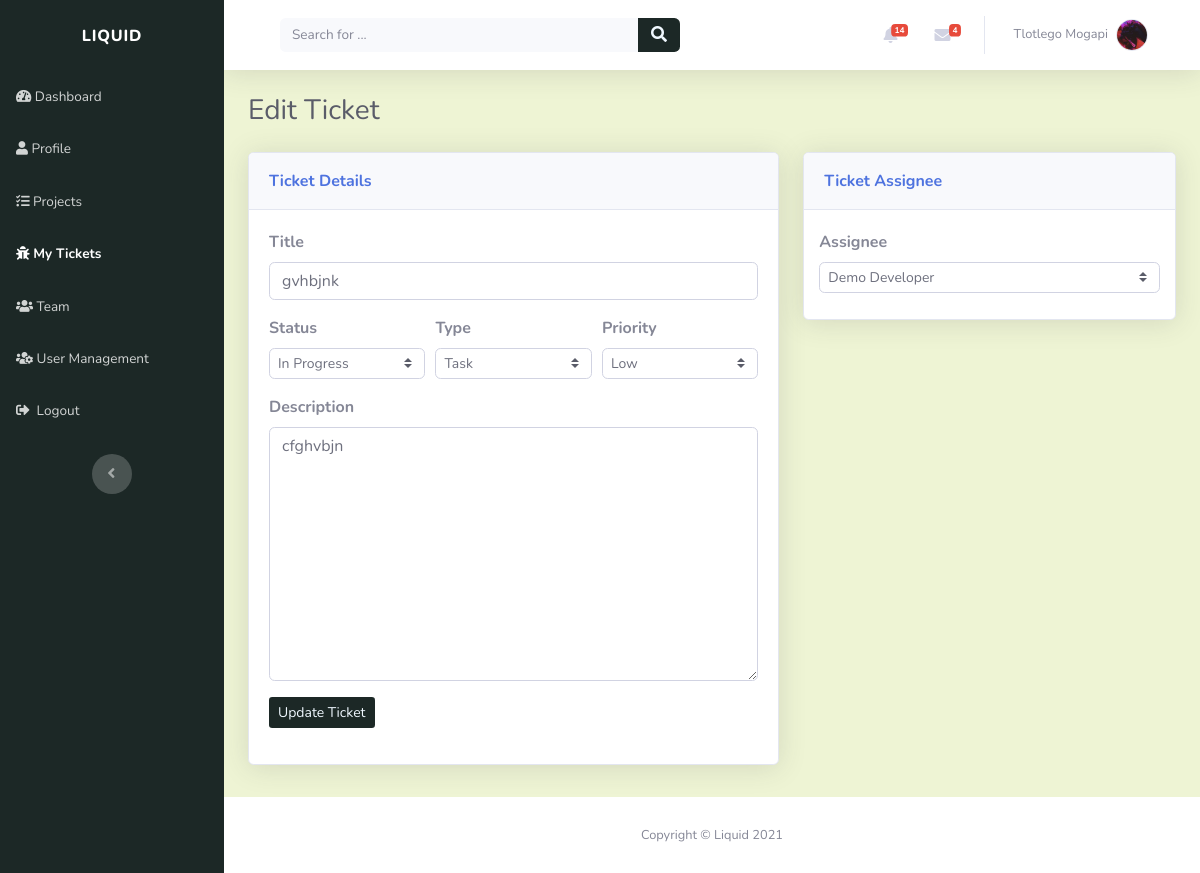
The app's page /tickets/edit/gvhbjnk-5fuubjwz/ (signed in), older data.
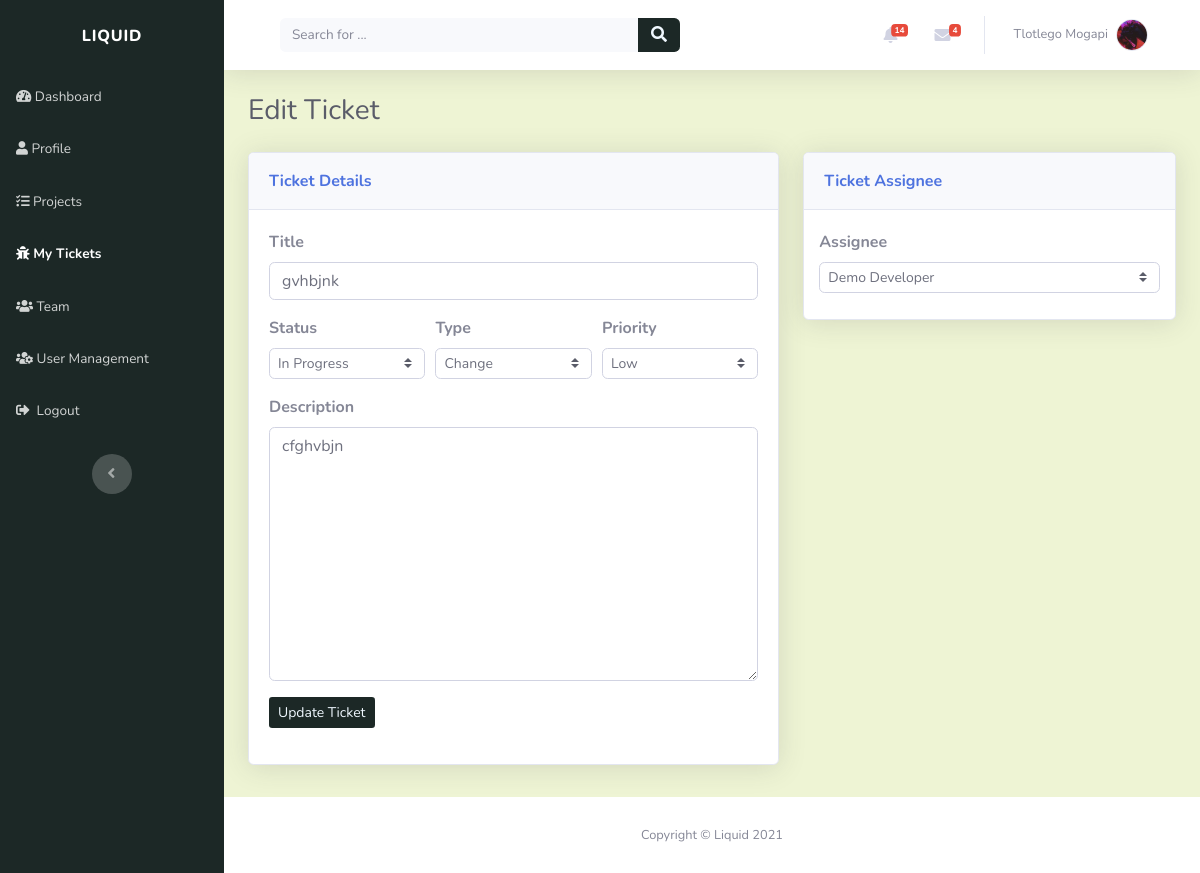
The same page, newer data.
### tickets/models.py (models this page shows, shortened)
class Ticket(models.Model):
    TICKET_PRIORITY = (
        ('LOW', 'Low'),
        ('MEDIUM', 'Medium'),
        ('HIGH', 'High'),
    )
    TICKET_STATUS = (
        ('NEW', 'New'),
        ('IN_PROGRESS', 'In Progress'),
        ('RESOLVED', 'Resolved'),
    )
    TICKET_TYPE = (
        ('TASK', 'Task'),
        ('BUG', 'Bug'),
        ('CHANGE', 'Change'),
        ('FEATURE', 'Feature request')
    )
    title = models.CharField(max_length=50)
    description = models.CharField(max_length=200)
    created_by = models.ForeignKey(Profile, on_delete=models.CASCADE)
    project = models.ForeignKey(Project, related_name="tickets", on_delete=models.CASCADE)
    created_on = models.DateTimeField(verbose_name="created_on", auto_now_add=True)
    updated = models.DateTimeField(verbose_name="date updated", auto_now=True)
    priority = models.CharField(max_length=12, choices=TICKET_PRIORITY, default='LOW')
    status = models.CharField(max_length=12, choices=TICKET_STATUS, default='NEW')
    class_type = models.CharField(max_length=12, choices=TICKET_TYPE, default='TASK')
    slug = models.SlugField(unique=True, blank=True)

### tickets/views.py (the view)
# urls.py: path('edit/<slug:slug>/', views.edit_ticket_view, name="edit_ticket"),
@login_required(login_url='login_page')
def edit_ticket_view(request, slug):
    context = {}
    ticket = get_object_or_404(Ticket, slug=slug)
    ticket_assignee = get_object_or_404(TicketAssignee, ticket=ticket)
    if request.method == "POST":
        form = TicketForm(request.POST)
        if form.is_valid():
            title = form.cleaned_data["title"]
            status = form.cleaned_data['status']
            class_type = form.cleaned_data['class_type']
            priority = form.cleaned_data['priority']
            description = form.cleaned_data["description"]
            ticket.title = title
            ticket.description = description
            ticket.status = status
            ticket.class_type = class_type
            ticket.priority = priority
            ticket.save()
            assignee_id = form.cleaned_data["assignee"]
            assigned_user = get_object_or_404(Profile, id=assignee_id)
            ticket_assignee = get_object_or_404(TicketAssignee, ticket=ticket)
            if not ticket_assignee:
                new_ticket_assignee = TicketAssignee.objects.create(user=assigned_user, ticket=ticket)
            else:
                ticket_assignee.user = assigned_user
                ticket_assignee.save()
            return redirect('tickets_page')
    else:
        user = request.user
        user_profile = get_object_or_404(Profile, user=user)
        user_project_role = ProjectRole.objects.filter(project=ticket.project).filter(user=user_profile).first()
        context['user_project_role'] = user_project_role
        context['ticket'] = ticket
        context['form'] = TicketForm(initial={'title': ticket.title, 'description': ticket.description,
                                              'status': ticket.status, 'class_type': ticket.class_type, 'priority': ticket.priority, 'assignee': ticket_assignee.user.id})
    return render(request, "tickets/edit_ticket.html", context)

### tickets/forms.py
class TicketForm(forms.Form):
    title = forms.CharField(max_length=50, widget=forms.TextInput(attrs={'class': 'form-control', 'name': "name", 'required': ""}))
    description = forms.CharField(max_length=200, widget=forms.Textarea(attrs={'class': 'form-control', 'name': "description", 'required': ""}))
    status = forms.ChoiceField(choices=Ticket.TICKET_STATUS, widget=forms.Select(attrs={'class': select_styling}), label_suffix="")
    priority = forms.ChoiceField(choices=Ticket.TICKET_PRIORITY, widget=forms.Select(attrs={'class': select_styling, }), label_suffix="")
    class_type = forms.ChoiceField(choices=Ticket.TICKET_TYPE, widget=forms.Select(attrs={'class': select_styling}), label_suffix="")
    assignee = forms.ChoiceField(choices=((str(p.id), p.first_name + " " + p.last_name)
                                          for p in Profile.objects.all().order_by('first_name')), widget=forms.Select(attrs={'class': select_styling}))

### tickets/templates/tickets/edit_ticket.html (shortened to what this page needs)
{% extends "index/header.html" %}
{% block content %}
<h3 class="text-dark mb-4">Edit Ticket</h3>
<form method="POST" action="{% url 'edit_ticket' ticket.slug %}">
	<div class="row mb-3">
		<div class="col-lg-7">
			<div class="row">
				<div class="col">
					<div class="card shadow mb-3">
						<div class="card-header py-3">
							<p class="text-primary m-0 font-weight-bold" style="color: rgb(28, 40, 38)">
								Ticket Details
							</p>
						</div>
						<div class="card-body">
							<div class="form-row">
								<div class="col">
									<div class="form-group">
										<label for="username"><strong>Title</strong></label
										>{{ form.title }}
									</div>
								</div>
							</div>
							<div class="form-row">
								<div class="col">
									<div class="form-group">
										<label for="first_name"><strong>Status</strong></label
										>
										{{form.status}}
									</div>
								</div>
								<div class="col">
									<div class="form-group">
										<label for="first_name"><strong>Type</strong></label
										>
										{{form.class_type}}
									</div>
								</div>
								<div class="col">
									<div class="form-group">
										<label for="first_name"><strong>Priority</strong></label
										>
										{{form.priority}}
									</div>
								</div>
							</div>
							<div class="form-row">
								<div class="col">
									<div class="form-group">
										<label for="first_name"><strong>Description</strong></label
										>{{ form.description }}
									</div>
								</div>
							</div>
							<div class="form-group">
								<button
									class="btn btn-sm"
									type="submit"
									style="background: rgb(28, 40, 38); color: aliceblue;"
								>
									Update&nbsp;Ticket
								</button>
							</div>
						</div>
					</div>
				</div>
			</div>
		</div>
		<div class="col-lg-5">
			<div class="row">
				<div class="col">
					<div class="card shadow mb-3">
						<div class="card-header py-3">
							<p class="text-primary m-0 font-weight-bold" style="color: rgb(28, 40, 38)">
								Ticket Assignee
							</p>
						</div>
						<div class="form-row" style="margin: 10px; margin-top: 20px;">
							<div class="col">
								<div class="form-group">
									<label for="first_name"><strong>Assignee</strong></label>
									{{form.assignee}}
								</div>
							</div>
						</div>
					</div>
				</div>
			</div>
		</div>
	</div>
</form>
{% endblock %}

Row changes from the older to the newer data that the page shows:
changed Ticket "gvhbjnk": class_type "Task" → "Change"
